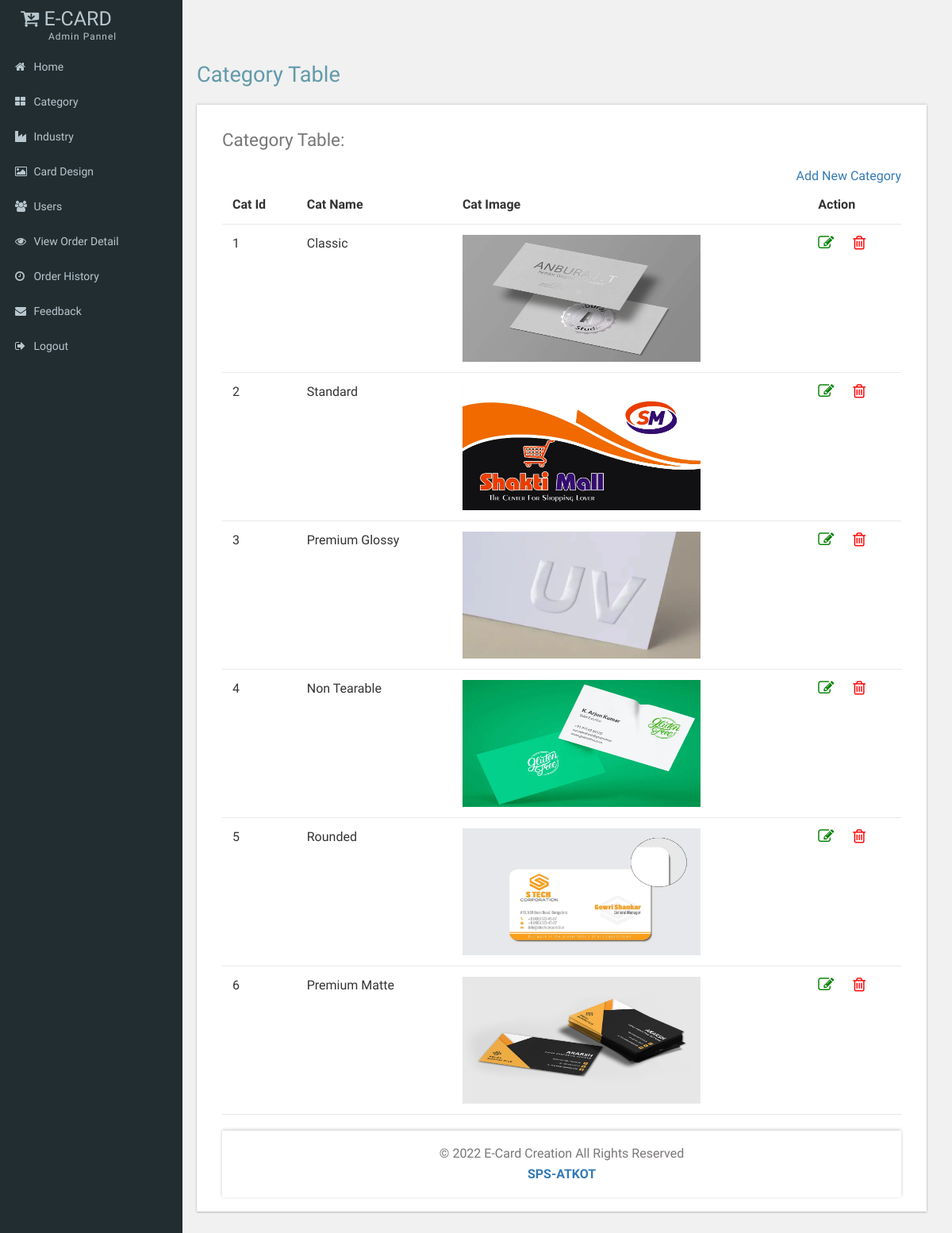
Screenshot of /Category.php (signed in) with the database file from the repository.
### tables this page shows
CREATE TABLE `cat_info` (
  `Cat_id` int(5) NOT NULL,
  `Cat_name` varchar(100) NOT NULL,
  `Cat_img` text NOT NULL
);

### web/Category.php (the view, shortened to what this page needs)
		<?php
	include "Header.php";
?>
<div class="main grid">
<div class="social grid">
<div class="grid-info">
		<div id="page-wrapper">
			<div class="main-page">
				<div class="tables">
					<h3 class="title1">Category Table</h3>
					<div class="panel-body widget-shadow">
						<h4>Category Table:</h4>
<a href="CategoryAddNew.php"
style="float:right">Add New Category</a>
<table class="table">
							<thead>
								<tr>
								  	<th>Cat Id</th>
								  	<th>Cat Name</th>
								  	<th>Cat Image</th>
									<th>Action</th>
								</tr>
							</thead>
<?php
include "Connection.php";
$query="SELECT * FROM cat_info";
$c=mysqli_query($con,$query);
while($r=mysqli_fetch_array($c))
{
	?>
	<tr>
		<td><?php echo $r['Cat_id'];?></td>
		<td><?php echo $r['Cat_name'];?></td>
		<td><img src="upload/<?php echo $r['Cat_img'];?>" height=160 width=300/></td>
		<td>
			<a href="CategoryEdit.php?id=<?php echo $r['Cat_id'];?>">  <i style="font-size:20px; color:green" class="fa fa-pencil-square-o" aria-hidden="true"></i></a>
			<a class="dropdown-item" onclick="return confirm('Are you sure you want to delete this record');
			"href="CategoryDelete.php?id=<?php echo $r['Cat_id'];?>" onclick="return checkdelete()"><i style="font-size:20px; color:red" class="fa fa-trash-o" aria-hidden="true"></i></a>
		</td>
	</tr>
	<?php
}
?>
</table>
<?php
include "Footer.php";
?>

### web/css/custom.css (style rules this page uses)
#page-wrapper { padding:5em 2em 2.5em; background-color: #F1F1F1; }

### rows the page displays
cat_info: Cat_id "1", Cat_name "Classic", Cat_img (picture)
cat_info: Cat_id "2", Cat_name "Standard", Cat_img (picture)
cat_info: Cat_id "3", Cat_name "Premium Glossy", Cat_img (picture)
cat_info: Cat_id "4", Cat_name "Non Tearable", Cat_img (picture)
cat_info: Cat_id "5", Cat_name "Rounded", Cat_img (picture)
cat_info: Cat_id "6", Cat_name "Premium Matte", Cat_img (picture)
